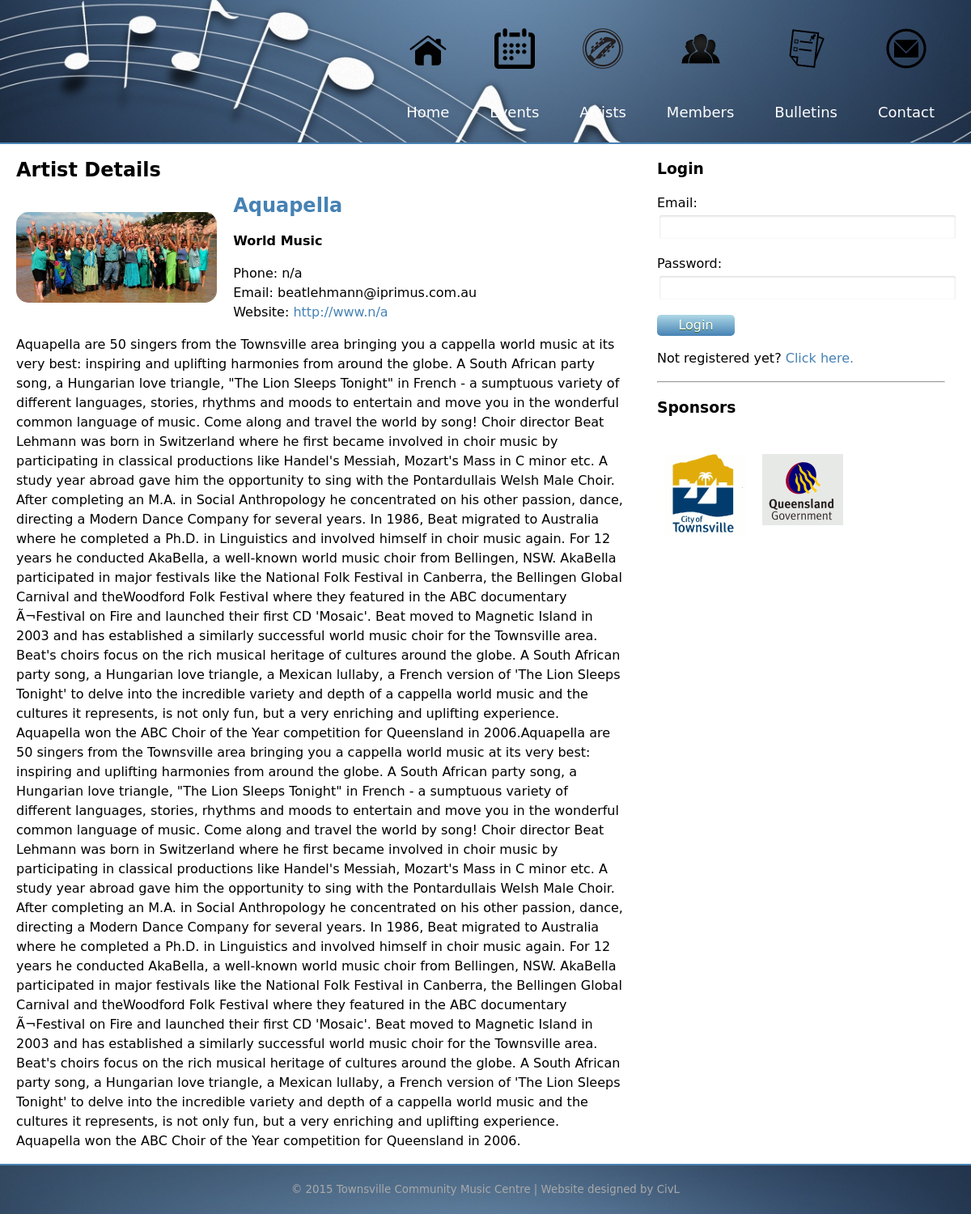
The app's page /artistDetail.php?artist_id=28 with its own data.
### tables this page shows
CREATE TABLE "artist" (
  "artist_id" integer NOT NULL PRIMARY KEY AUTOINCREMENT,
  "artist_name" text NOT NULL,
  "artist_category" text NOT NULL,
  "artist_phone" text NOT NULL,
  "artist_email" text NOT NULL,
  "artist_website" text NOT NULL,
  "artist_photo" text NOT NULL,
  "artist_genre" text NOT NULL,
  "artist_info" text NOT NULL,
  "artist_featured" text NOT NULL,
  "user_id" text NOT NULL,
  FOREIGN KEY ("user_id") REFERENCES "user" ("user_id") ON DELETE NO ACTION ON UPDATE NO ACTION
);

### artistDetail.php (the view)
<?php include("header.php"); ?>
    <div class="container">
        <div class="row">
            <div id="main" class="col wide artistFull">
                <h2>Artist Details</h2>
                <?php
                include("connectdb.php");
                $select = $dat->query('select * from artist where artist_id = ' . $_GET['artist_id']);
                $artist = $select->fetch(PDO::FETCH_ASSOC);
                    echo '<img src="' . $artist['artist_photo'] .'">';
                    echo '<a href="artistDetail.php?artist_id='. $artist["artist_id"] .'"><h2>'. $artist['artist_name'] .'</h2></a>';
                    echo '<p><strong>'. $artist["artist_genre"] .'</strong></p>';
                    echo '<p>Phone: '. $artist["artist_phone"] .'<br/>';
                        echo 'Email: '. $artist["artist_email"] .'<br/>';
                        $website = "http://www.". str_replace('www.','', $artist['artist_website']);
                        if(filter_var($website, FILTER_VALIDATE_URL)){
                        echo 'Website: <a href="'. $website.'">'. $website.'</a></p>';
                    }
                    echo '<p>'. $artist["artist_info"] .'</p>';
                ?>
            </div>
            <div id="sidebar" class="col narrow">
                <?php include("sidebar.php");?>
            </div>
        </div>
    </div>
<?php include("footer.php"); ?>

### css/style.css (style rules this page uses)
body { line-height:150%; font-family:"Lucida Grande", "Lucida Sans Unicode", "Lucida Sans", "DejaVu Sans", Verdana, sans-serif; }
a:link { color:steelblue; text-decoration:none; }
img { margin: 10px; }
.artistFull img { max-width: 33%; margin: 20px 20px 0 0; float: left; border-radius: 15px; }
.container { width: 1200px; margin: 0 auto; }
.col { padding: 0 20px; }
.row:before, .row:after { content: ""; display: table; }
.row:after { clear: both; }
@media only screen { .col { float: left; width: 100%; -webkit-box-sizing: border-box; -moz-box-sizing: border-box; box-sizing: border-box; } }
@media only screen { .wide { width: 66%; } }
@media only screen { .narrow { width: 33%; } }

### records on screen
artist: artist_photo (picture), artist_name "Aquapella", artist_genre "World Music", artist_phone "n/a", artist_email "beatlehmann@iprimus.com.au", artist_website "http://www.n/a", artist_info "Aquapella are 50 singers from the Townsville area bringing you a cappella world music at its very best: inspiring and uplifting harmonies from around the globe. A South African party song, a Hungarian love triangle, \"The Lion Sleeps Tonight\" in French - a sumptuous variety of different languages, stories, rhythms and moods to entertain and move you in the wonderful common language of music. Come along and travel the world by song! Choir director Beat Lehmann was born in Switzerland where he first became involved in choir music by participating in classical productions like Handel's Messiah, Mozart's Mass in C minor etc. A study year abroad gave him the opportunity to sing with the…"
